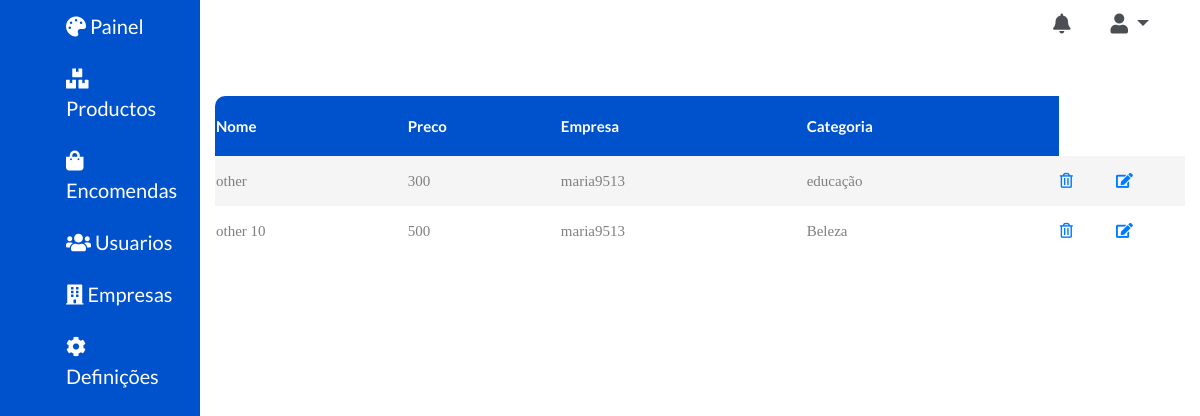
/dashboard/product/list, run on an earlier commit of the app's database.
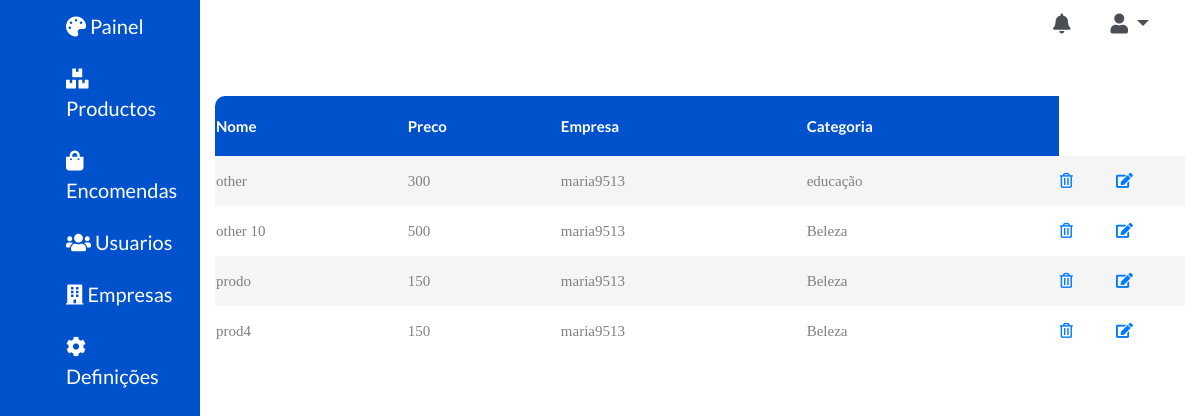
And on a later commit of the database.
### dashboard/models.py (models this page shows, shortened)
class Product(models.Model):
    name = models.CharField(max_length=30, blank=True)
    categories = models.ForeignKey(Category, on_delete=models.CASCADE)
    price = models.IntegerField()
    description = models.TextField(max_length=30, blank=True)
    company = models.ForeignKey(Company, on_delete=models.CASCADE)
    discount = models.CharField(max_length=30, blank=True)
    type_of_discount = models.ForeignKey(TypeDiscount, on_delete=models.CASCADE)
    total_number_of_click = models.IntegerField(blank=True)
    discount_price_per_click = models.IntegerField(blank=True)

### account/models.py (models this page shows, shortened)
class Company(models.Model):
    user = models.OneToOneField(settings.AUTH_USER_MODEL, on_delete=models.CASCADE)
    commercial_name = models.CharField(max_length=30, blank=False, unique=False)
    company_logo = models.ImageField(upload_to='company_logo/', default='company_logo/default.jpg')
    address = models.CharField(max_length=300, blank=True)
    categories = models.ForeignKey(Category, on_delete=models.CASCADE, blank=True, unique=False, default=1)
    created_date = models.DateTimeField(default=timezone.now)
    uploaded_at = models.DateTimeField(blank=True, null=True)

class Category(models.Model):
    name = models.CharField(max_length=30, blank=True)
    type = models.ForeignKey(Type, on_delete=models.CASCADE)

### dashboard/views.py (the view)
# urls.py: path('product/list', views.ProductListView.as_view(),
class ProductListView(ListView):
    model = Product
    template_name = 'dashboard/product/list.html'
    context_object_name = 'products'
    paginate_by = 5
    def get_context_data(self, **kwargs):
        context = super(ProductListView, self).get_context_data(**kwargs)
        products = self.get_queryset()
        page = self.request.GET.get('page')
        paginator = Paginator(products, self.paginate_by)
        try:
            products = paginator.page(page)
        except PageNotAnInteger:
            products = paginator.page(1)
        except EmptyPage:
            products = paginator.page(paginator.num_pages)
        context['product'] = products
        return context

### price/templates/dashboard/product/list.html (shortened to what this page needs)
{% extends "price/layout/base.html" %}
{% load staticfiles %}
{% load staticfiles %}
{% block styles %}
<link rel="stylesheet" href="{% static 'stylesheet/main.css' %}">
<link rel="stylesheet" href="https://use.fontawesome.com/releases/v5.7.2/css/all.css">
<link rel="stylesheet" href="{% static 'stylesheet/dashboard.css' %}">
{% endblock %}
{% block content %}
<main>
    <div class="container-fluid">
        <div class="row">
                <div class="col-md-2 aside">
                    {% include "dashboard/aside.html" %}
                </div>
            <div class="col-md-10">
                            {% include "dashboard/menu.html" %}
                <section>
                    <table class="">
                        <thead>
                        <tr>
                            <th scope="col">Nome</th>
                            <th scope="col">Preco</th>
                            <th scope="col">Empresa</th>
                            <th scope="col">Categoria</th>
                        </tr>
                        </thead>
                        <tbody>
                        {% for product in products %}
                        <tr>
                            <td colspan="1">{{ product.name }}</td>
                            <td>{{ product.price }}</td>
                            <td>{{ product.company.commercial_name }}</td>
                            <td>{{ product.categories.name }}</td>
                            <td><a href="{% url 'product-delete' product.id   %}"><i class="far fa-trash-alt"></i></a></td>
                            <td><a href="{% url 'product-update' product.id   %}"> <i class="fas fa-edit"></i></a></td>
                        </tr>
                        {% endfor %}
                        </tbody>
                    </table>
                </section>
            </div>
        </div>
    </div>
</main>
{% endblock %}

What changed in the data, as far as the page shows it:
added Product: name "prodo", price "150", company.commercial_name "maria9513", categories.name "Beleza"
added Product: name "prod4", price "150", company.commercial_name "maria9513", categories.name "Beleza"
